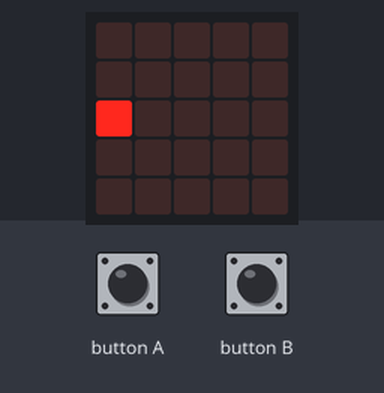
Bench run of a program on a simulated BBC micro:bit (MakeCode). Shown: the board's 5×5 LED display. The test bench sets the inputs (shaded band).

Above: at 1.26 s.
1.3 s: button A pressed for 0.15 s
At 1.61 s:
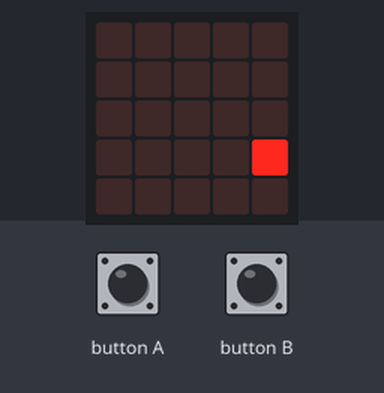
2.0 s: button A pressed for 0.15 s
At 2.22 s:
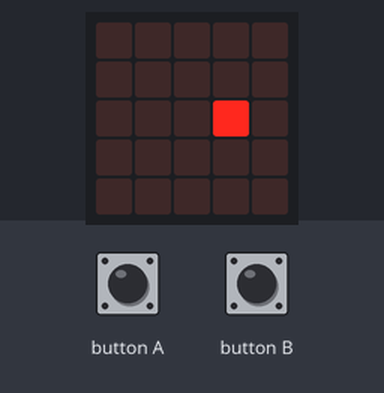
2.7 s: button A pressed for 0.15 s
At 2.94 s:
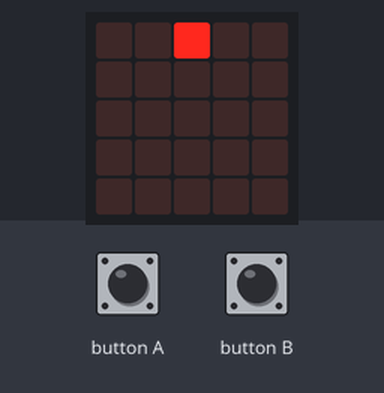
3.4 s: button B pressed for 0.15 s
At 4.01 s:
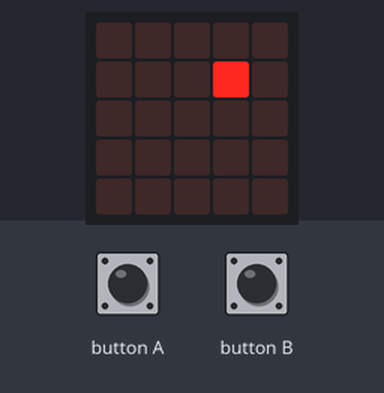
4.1 s: button A pressed 2 times (0.12 s each, 0.3 s apart)
At 4.37 s:
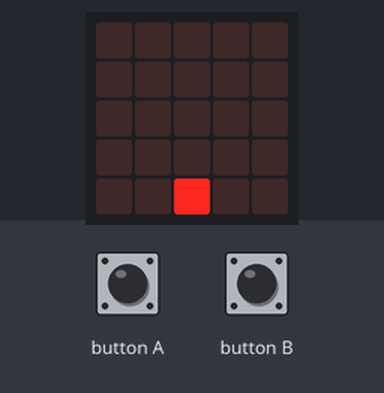
Timing chart, 0 to 7.1 s (numbered marks = the images above; inputs shaded):
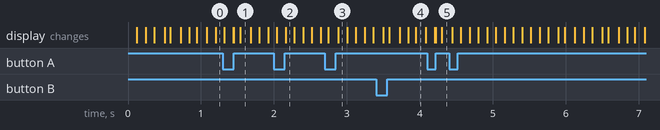

The program:

main.ts
```typescript
input.onButtonPressed(Button.A, function () {
    led.unplot(Colonne, Ligne)
    Direction_X = -1
    Colonne += Direction_X
    if (Colonne <= -1) {
        Colonne = 4
    }
    led.plot(Colonne, Ligne)
})
input.onButtonPressed(Button.B, function () {
    led.unplot(Colonne, Ligne)
    Direction_X = 1
    Colonne += Direction_X
    if (Colonne >= 5) {
        Colonne = 0
    }
    led.plot(Colonne, Ligne)
})
let Direction_X = 0
let Direction_y = 0
let Ligne = 0
let Colonne = 0
Colonne = 0
Ligne = 0
Direction_y += 1
led.plot(Colonne, Ligne)
basic.forever(function () {
    basic.pause(100)
    led.unplot(Colonne, Ligne)
    Ligne += Direction_y
    led.plot(Colonne, Ligne)
    if (Ligne == 4) {
        Direction_y = -1
    }
    if (Ligne == 0) {
        Direction_y = 1
    }
})
```

test.ts
```typescript
// les tests vont ici ; cela ne sera pas compilé si ce paquet est utilisé en tant qu'extension.
```

Measured:
- after the input at 1.3 s, the display: first differs from a run without the input after 0.15 s (image 1 shows a later state)
- after the input at 2.0 s, the display: first differs from a run without the input after 0.16 s (image 2)
- after the input at 2.7 s, the display: first differs from a run without the input after 0.18 s (image 3)
- after the input at 3.4 s, the display: first differs from a run without the input after 0.18 s (image 4 shows a later state)
- after the input at 4.1 s, the display: first differs from a run without the input after 0.12 s (image 5 shows a later state)
